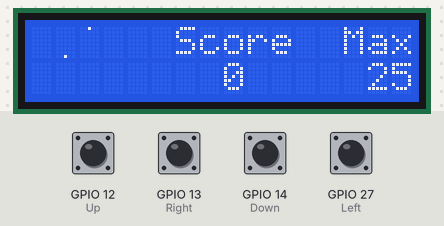
Bench run of a sketch on a simulated ESP32. On the bench: 16×2 character LCD. The test bench sets the inputs (shaded band); at power-on: GPIO 12 (Up), GPIO 13 (Right), GPIO 14 (Down), GPIO 27 (Left) HIGH. Random numbers use the default seed unless the sketch sets one; EEPROM starts erased.

Above: at 1.3 s.
1.4 s: GPIO 12 (Up) pulled LOW for 0.15 s
2.1 s: GPIO 13 (Right) pulled LOW for 0.15 s
2.8 s: GPIO 14 (Down) pulled LOW for 0.15 s
3.5 s: GPIO 27 (Left) pulled LOW for 0.15 s
4.2 s: GPIO 12 (Up) pulled LOW for 1 s
5.8 s: GPIO 13 (Right) pulled LOW for 1 s
Timing chart, 0 to 8.4 s (numbered marks = the images above; inputs shaded):
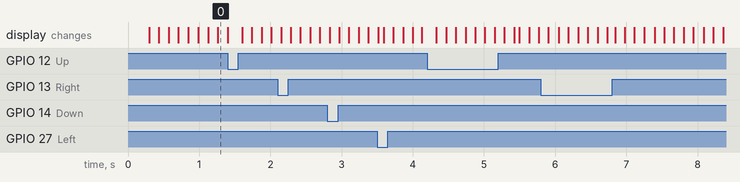

The sketch:

snake_game.ino
```cpp
#include <LiquidCrystal_I2C.h>
#include <cppQueue.h>
#include <EEPROM.h>

#define IMPLEMENTATION FIFO
#define EEPROM_SIZE 1

const int lcdColumns   = 16;
const int lcdRows      = 2;
const int gameColumns  = 4;
const int gameRows     = 2;
const int gridWidth    = gameColumns * 5;
const int gridHeight   = 16;

struct Pos {
  int row;
  int col;
};

volatile char dir    = 'R';
volatile char dirOld = 'R';

Pos head;
Pos food;
int bodyLen   = 0;
int highScore = 0;
bool gameOver = false;
bool menu     = false;

LiquidCrystal_I2C lcd(0x27, lcdColumns, lcdRows);
cppQueue body(sizeof(Pos), 1280, IMPLEMENTATION);

void IRAM_ATTR handleRight() {
  if (dir != 'L') {
    dirOld = dir;
    dir = 'R';
  }
}

void IRAM_ATTR handleLeft() {
  if (dir != 'R') {
    dirOld = dir;
    dir = 'L';
  }
}

void IRAM_ATTR handleUp() {
  if (dir != 'D') {
    dirOld = dir;
    dir = 'U';
  }
}

void IRAM_ATTR handleDown() {
  if (dir != 'U') {
    dirOld = dir;
    dir = 'D';
  }
}

bool isOccupied(const Pos &position) {
  if (position.row == head.row && position.col == head.col) {
    return true;
  }
  for (int i = 0; i < bodyLen; i++) {
    Pos segment;
    body.peekIdx(&segment, i);
    if (segment.row == position.row && segment.col == position.col) {
      return true;
    }
  }
  return false;
}

void spawnFood() {
  do {
    food.col = random(gridWidth);
    food.row = random(gridHeight);
  } while (isOccupied(food));
}

void drawPoint(const Pos &position, byte screen[8][8], bool isBody = true) {
  int charIndex = (position.row / 8) * gameColumns + (position.col / 5);
  int rowInChar = position.row % 8;
  byte bitMask  = (0b10000 >> (position.col % 5));
  screen[charIndex][rowInChar] |= bitMask;

  if (isBody && (position.row == head.row && position.col == head.col)) {
    gameOver = true;
  }
}

void drawHighScore() {
  lcd.setCursor(13, 0);
  lcd.print("Max");
  lcd.setCursor(14, 1);
  lcd.print(highScore);
}

void drawScore() {
  lcd.setCursor(6, 0);
  lcd.print("Score");
  int score = bodyLen;
  if (score > highScore) {
    highScore = score;
    EEPROM.write(0, highScore);
    EEPROM.commit();
  }
  lcd.setCursor((score < 10) ? 8 : 7, 1);
  lcd.print(score);
}

void drawGameOver() {
  lcd.setCursor(4, 0);
  lcd.print("Restart?");
  int score = bodyLen;
  lcd.setCursor((score < 10) ? 8 : 7, 1);
  lcd.print(score);
}

void draw() {
  byte screen[8][8] = {{0}};

  drawPoint(head, screen, false);
  drawPoint(food, screen, false);

  for (int i = 0; i < bodyLen; i++) {
    Pos segment;
    body.peekIdx(&segment, i);
    drawPoint(segment, screen);
  }

  for (int i = 0; i < 8; i++) {
    int row = (i < gameColumns) ? 0 : 1;
    int col = i % gameColumns;
    lcd.createChar(i, screen[i]);
    lcd.setCursor(col, row);
    lcd.write(i);
  }

  if (gameOver) {
    drawGameOver();
  } else {
    drawScore();
  }
  drawHighScore();
}

void updateGameState() {
  body.push(&head);

  switch (dir) {
    case 'R': head.col = (head.col + 1) % gridWidth; break;
    case 'L': head.col = (head.col - 1 + gridWidth) % gridWidth; break;
    case 'U': head.row = (head.row - 1 + gridHeight) % gridHeight; break;
    case 'D': head.row = (head.row + 1) % gridHeight; break;
  }

  if (head.row == food.row && head.col == food.col) {
    bodyLen++;
    spawnFood();
  } else {
    Pos tail;
    body.pop(&tail);
  }
  draw();
}

void initGameState() {
  head.col = 3;
  head.row = 0;
  bodyLen  = 0;
  body.clean();
  gameOver = false;
  menu     = false;

  highScore = EEPROM.read(0);

  spawnFood();

  lcd.clear();
  draw();
}

void setup() {
  Serial.begin(9600);
  EEPROM.begin(EEPROM_SIZE);
  randomSeed(21);

  lcd.init();
  lcd.backlight();

  initGameState();

  pinMode(13, INPUT_PULLUP); // Right
  pinMode(12, INPUT_PULLUP); // Up
  pinMode(14, INPUT_PULLUP); // Down
  pinMode(27, INPUT_PULLUP); // Left

  attachInterrupt(digitalPinToInterrupt(13), handleRight, FALLING);
  attachInterrupt(digitalPinToInterrupt(27), handleLeft, FALLING);
  attachInterrupt(digitalPinToInterrupt(12), handleUp, FALLING);
  attachInterrupt(digitalPinToInterrupt(14), handleDown, FALLING);
}

void loop() {
  if (!gameOver) {
    updateGameState();
  } else if ((dirOld == 'R') && (dir == 'U')) {
    menu = true;
    dirOld = 'U';
    lcd.clear();
  } else if (menu) {
    lcd.setCursor(3, 0);
    lcd.print("Clear Max?");
    lcd.setCursor(2, 1);
    lcd.print("No(L)/Yes(R)");
    if ((dirOld == 'U') && (dir == 'L')) {
      initGameState();
    } else if ((dirOld == 'U') && (dir == 'R')) {
      EEPROM.write(0, 0);
      EEPROM.commit();
      initGameState();
    }
  } else {
    lcd.clear();
    draw();
  }
  delay(50);
}
```
